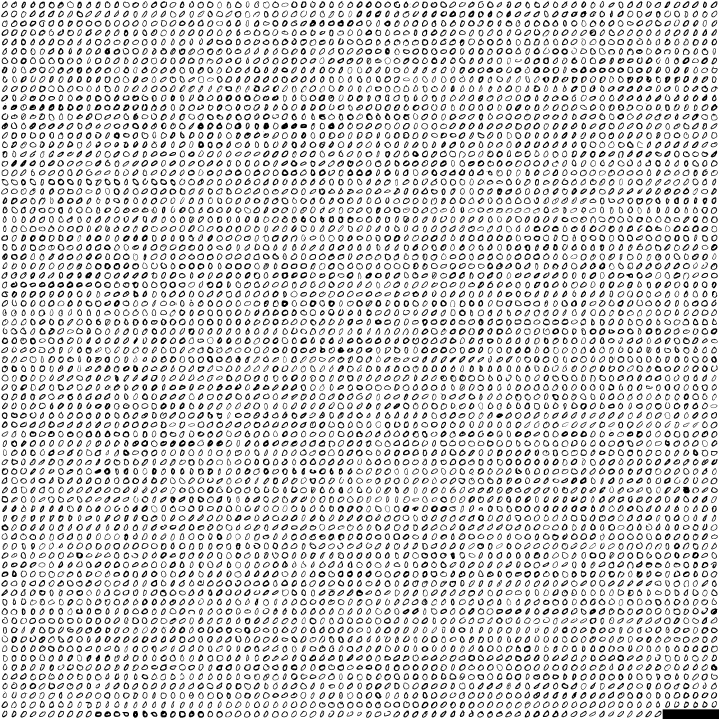
#> input picture Digits/0.png, 2156 x 2156 px (shown at 1/3 size); its folder holds only this picture in this run
$ jupyter execute --allow-errors ProjectDrawnDIGIT.ipynb
#> lines starting #> are read from the running program, lines starting #| are printed output that depends on the picture; long printed decimals are rounded
#> after the loop `while row < I.shape[0]:`: row = 2156
# Project Drawn Digit

[cell 1]
import numpy as np
from numpy import linalg
import matplotlib.pyplot as plt
import skimage
import skimage.io
import scipy.stats
from skimage.transform import resize
from PIL import ImageTk, Image, ImageDraw
import PIL
from tkinter import *

[cell 2]
# Load in all digits
res = 28
digits = []
#> (the rest of this cell did not finish here and is left out)

Now let's create our data matrix

[cell 3]
X = []
#> X = []
y = []
for i in range(len(digits)):
    for digit in digits[i]:
        X.append(digit.flatten())
        y.append(i)
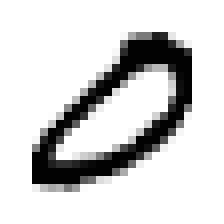
#> digit: shape (28, 28) float64 (shown 8 times larger); min 0.00392, max 1, mean 0.826
#> after the loop, X = 5923 items; y = 5923 values from 0 to 0
X = np.array(X)
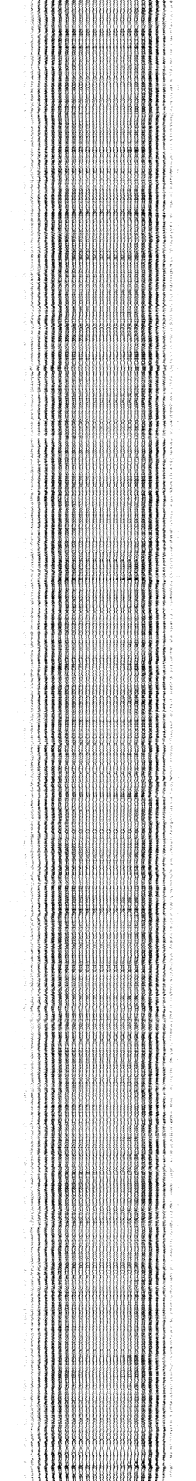
#> X: shape (5923, 784) float64 (shown at 1/4 size); min 0, max 1, mean 0.827
y = np.array(y)
print(X.shape)
#| (5923, 784)

Finally, we'll subtract off the mean and find the principal components

[cell 4]
mu = np.mean(X, axis=0)
#> mu = 784 values, max 1 at index 0, min 0.209 at index 627, mean 0.827


Y = X - mu
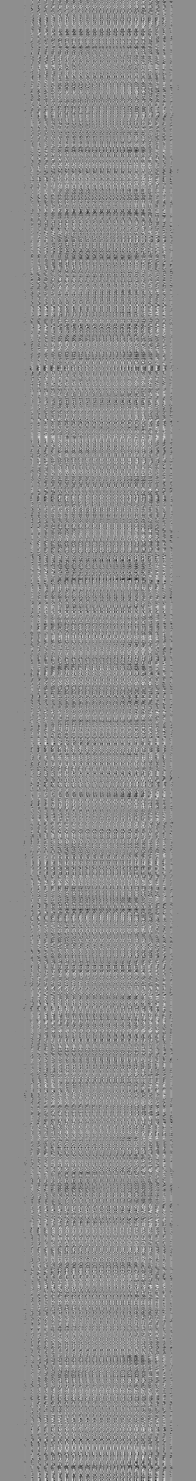
#> Y: shape (5923, 784) float64 (shown at 1/4 size); min -1, max 0.791, mean 4.14e-16; drawn with min black and max white
A = Y.T.dot(Y)
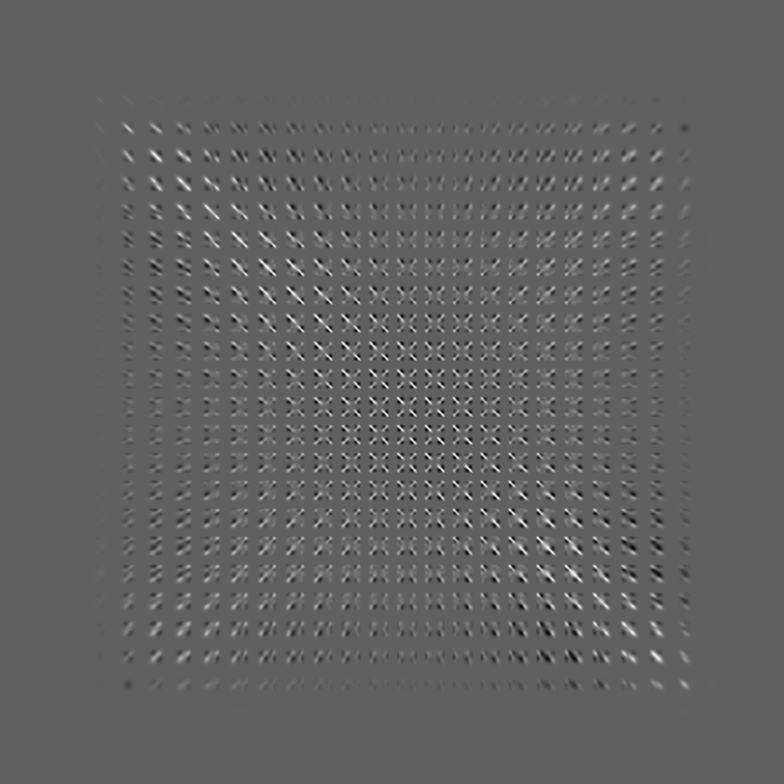
#> A: shape (784, 784) float64; min -712.6, max 1164.2, mean 10.5; drawn with min black and max white
# v will hold the directions of greatest variance in each column
# By convention, numpy's eigh returns the columns in increasing order of
# eigenvalue, but we want the first few columns to hold the directions
# of greatest variance, so we flip them
w, v = linalg.eigh(A)
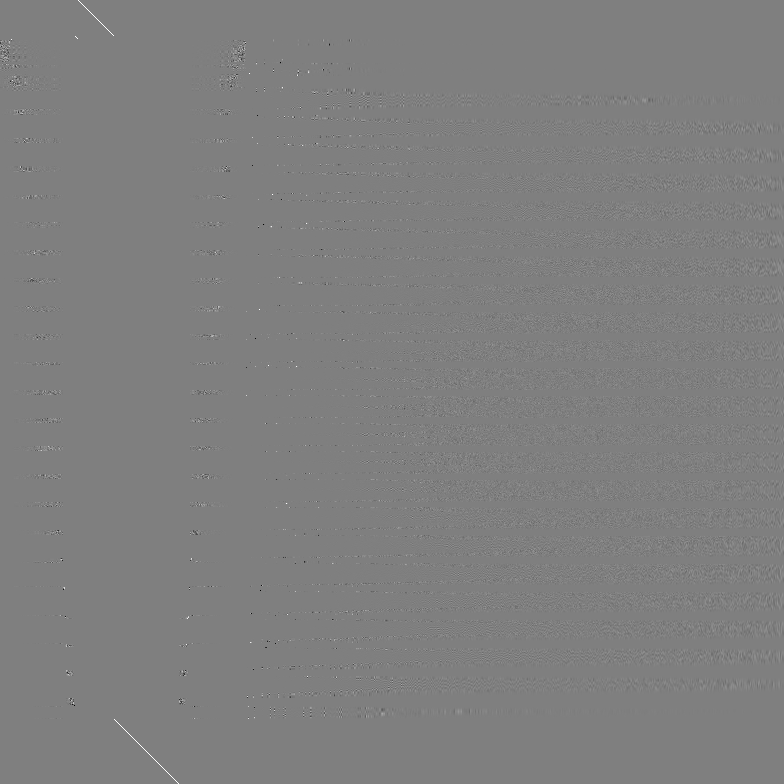
#> v: shape (784, 784) float64; min -1, max 1, mean 0.000222; drawn with min black and max white
#> w = 784 values from -4.25e-12 to 51661.6
# Sort the columns by descending order of varianc
idx = np.argsort(-w)
#> idx = 784 values, max 783 at index 0, min 0 at index 783, mean 391.5
w = w[idx]
#> w = 784 values, max 51661.6 at index 0, min -4.25e-12 at index 783, mean 377.1
v = v[:, idx]

[cell 5]
print(w[0])
#| 51661.593
highest_var = v[:, 0] # Direction of highest variance in "space of digits"
#> highest_var = 784 values, max 0.115 at index 347, min -0.111 at index 288, mean -0.00117
print(np.sqrt(np.sum(highest_var**2)))
#| 1

highest_var_img = np.reshape(highest_var, (28, 28))
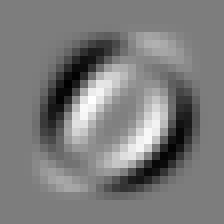
#> highest_var_img: shape (28, 28) float64 (shown 8 times larger); min -0.111, max 0.115, mean -0.00117; drawn with min black and max white

plt.subplot(121)
plt.plot(highest_var)
plt.subplot(122)
plt.imshow(highest_var_img, cmap='magma_r')
plt.colorbar()
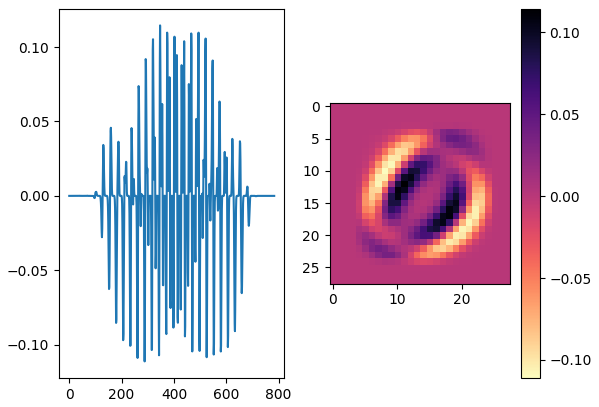
#> figure drawn by matplotlib, 3 panels; panel 1: curve peaks at x = 347, y = 0.115

[cell 6]
digit = mu - 10*highest_var
#> digit = 784 values, max 1.73 at index 288, min -0.628 at index 374, mean 0.838
plt.imshow(np.reshape(digit, (28, 28)), cmap='gray')
plt.clim([0, 1])
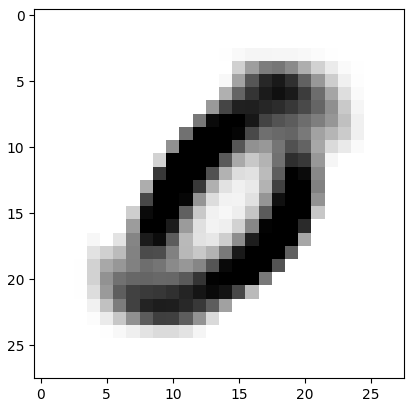
#> figure drawn by matplotlib, 1 panel

Now draw a digit and project it onto the first few principal components

[cell 7]
n_components = 10 # How many principal components to use
width = 200  # canvas width
height = 200 # canvas height
center = height//2


def project():
    I = np.array(digit_image) # The image that we drew
    I = I[:, :, 0]
    dim = digits[0][0].shape[0]
    I = resize(I, (dim, dim), anti_aliasing=True)

    plt.figure(figsize=(12, 6))
    plt.subplot(121)
    plt.imshow(I, cmap='gray', vmin=0, vmax=1)
    plt.subplot(122)

    ## TODO: Fill code in below to project the digit image
    ## you drew onto the first few directions of v, and add
    ## the mean back
    v0 = v[:, 0] # Direction of highest variance
    u = I.flatten() - mu

    J = mu
    #J = (np.sum(u*v0))*v0 + mu # Hold the result of the projection
    for k in range(n_components):
        J = J + np.dot(u, v[:, k])*v[:, k]

    J = np.reshape(J, (28, 28))
    plt.imshow(J, cmap='gray', vmin=0, vmax=1)
    plt.title("{} Components".format(n_components))


    root.destroy()

def paint(event):
    """
    Paint on the PIL canvas and the Tkinter canvas in parallel
    Draw canvas will be saved, while Tkinter canvas shows
    the user what they are drawing
    """
    bs = 10
    x1, y1 = (event.x - bs), (event.y - bs)
    x2, y2 = (event.x + bs), (event.y + bs)
    canvas.create_oval(x1, y1, x2, y2, fill="black")
    draw.ellipse([x1, y1, x2, y2], fill="#000000")

root = Tk()

# create a tkinter canvas to draw on
canvas = Canvas(root, width=width, height=height, bg='white')
canvas.pack()

# Create a PIL image and a drawer object
digit_image = PIL.Image.new("RGB", (width, height), (255, 255, 255))
#> digit_image: PIL image 200x200 RGB; every value is 255
draw = ImageDraw.Draw(digit_image)
canvas.pack(expand=YES, fill=BOTH)
canvas.bind("<B1-Motion>", paint)

# add a button to save the image
button=Button(text="project",command=project)
button.pack()

root.mainloop()
